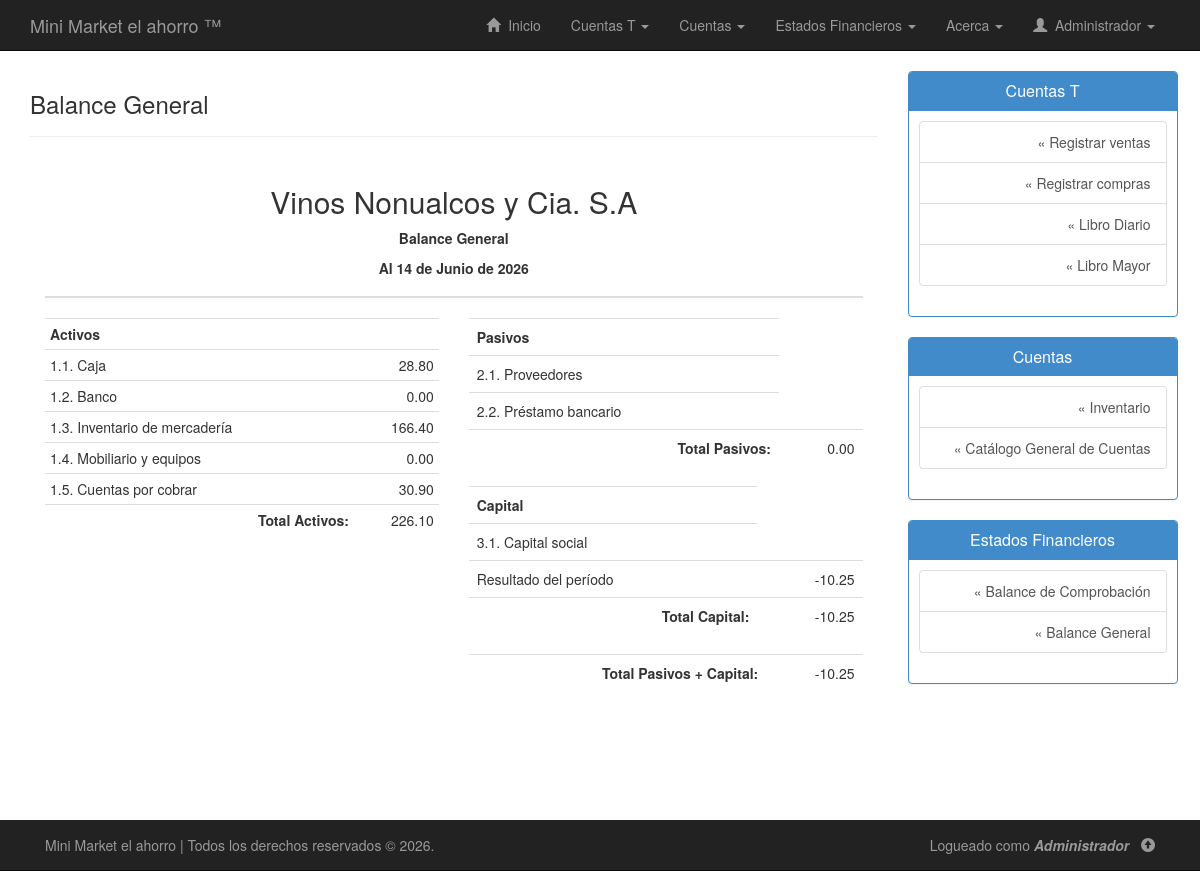
The app's page /php/balance-general.php (signed in), older data.
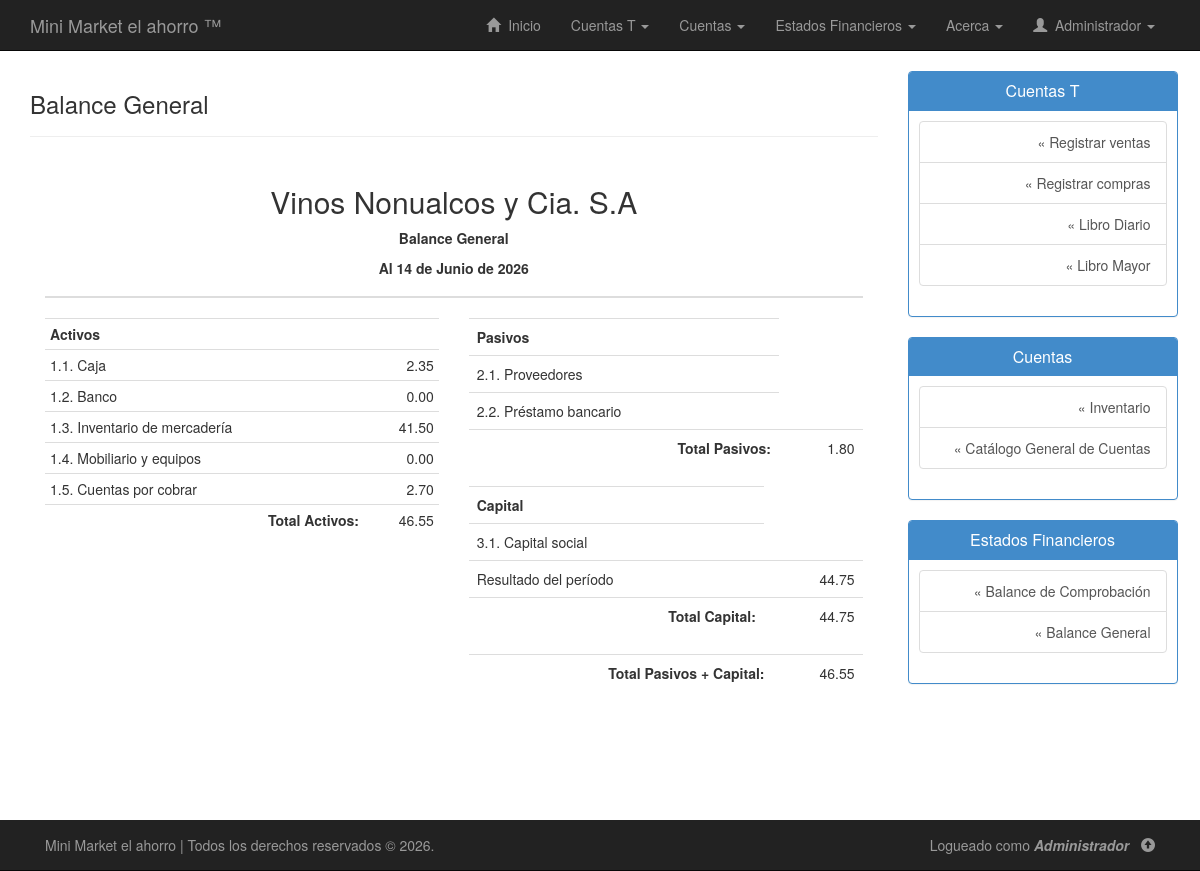
The same page, newer data.
### tables this page shows
CREATE TABLE `cuentas` (
  `codigo_cuenta` varchar(20) NOT NULL,
  `subgrupo` varchar(20) DEFAULT NULL,
  `nombre_cuenta` varchar(50) NOT NULL,
  `tiene_subcuenta` enum('Si','No') NOT NULL,
  `descripcion_cuenta` varchar(255) DEFAULT NULL,
  `saldo_debe` double NOT NULL,
  `saldo_haber` double NOT NULL
);

### php/balance-general.php (the view, shortened to what the changed rows need)
<!DOCTYPE html>
<html lang="es">
<head>
	<link rel="stylesheet" type="text/css" href="../css/bootstrap.min.css"/>
	<link rel="stylesheet" type="text/css" href="../css/estilos.css"/>
</head>
<body>
	<div class="container" id="contenido">
		<div class="row row-offcanvas row-offcanvas-right">
			<div class="col-xs-12 col-sm-9">
				<div class="container">
					<div class="row">
						<div class="col-lg-12">
							<table class="table ">
								<thead>
									<tr>
										<th colspan="4">
											<h2 class="text-center">Vinos Nonualcos y Cia. S.A</h2>
											<p align="center">
												<strong>Balance General</strong>
											</p>
											<p align="center">
											</p>
										</th>
									</tr>
								</thead>
							</table>
						</div>
						<div class="container">
							<div class="row">
								<div class="col-lg-6">
									<div>
										<div class="row">
											<div class="col-lg-12">
												<table class="table table-condensed table-hover ">
													<tr>
														<th colspan="2">Activos</th>
													</tr>
													<?php
													include_once("conexion.php");
													$sql = "SELECT * FROM cuentas WHERE codigo_cuenta LIKE '1%'";
													$ejecutar = $conexion->query($sql);
													while($acts = $ejecutar->fetch_assoc()){
														echo "<tr colspan='2'>";
														echo "<td >".$acts["codigo_cuenta"].". ".utf8_encode($acts["nombre_cuenta"])."</td>";
														echo "<td class='text-right'>".number_format($acts["saldo_debe"]-$acts["saldo_haber"],2)."</td>";
														echo "</tr>";
													}
													$consulta = "SELECT SUM((saldo_debe-saldo_haber)) total FROM cuentas WHERE codigo_cuenta LIKE '1%'";
													$ejecutar_consulta = $conexion->query($consulta);
													if($ejecutar_consulta->num_rows > 0){
														while ($regs = $ejecutar_consulta->fetch_assoc()) {
															echo "<tr>";
															echo "<td class='text-right'><strong>Total Activos:</strong></td>";
															echo "<td align='right'>".number_format($regs["total"],2)."</td>";
															echo "</tr>";
														}
													}
													?>
												</table>
											</div>
										</div>
									</div>
								</div>
								<div class="col-lg-6">
									<div>
										<div class="row">
											<div class="col-lg-12">
												<table class="table ">
													<tr>
														<th>Pasivos</th>
													</tr>
													<?php
													$consulta = "SELECT SUM((saldo_haber-saldo_debe)) total FROM cuentas WHERE codigo_cuenta LIKE '2%'";
													$ejecutar_consulta = $conexion->query($consulta);
													if($ejecutar_consulta->num_rows > 0){
														while ($regs = $ejecutar_consulta->fetch_assoc()) {
															$total_pasivos = $regs["total"];
															echo "<tr>";
															echo "<td class='text-right'><strong>Total Pasivos:</strong></td>";
															echo "<td align='right'>".number_format($regs["total"],2)."</td>";
															echo "</tr>";
														}
													}
													?>
												</table>
											</div>
										</div>
										<div class="row">
											<div class="col-lg-12">
												<table class="table">
													<tr>
														<th>Capital</th>
													</tr>
													<?php
													$consulta = "SELECT SUM((saldo_haber-saldo_debe)) total FROM cuentas WHERE codigo_cuenta LIKE '3%'";
													$ejecutar_consulta = $conexion->query($consulta);
													if($ejecutar_consulta->num_rows > 0){
														while ($regs = $ejecutar_consulta->fetch_assoc()) {
    $total_capital = $regs["total"];
    $ventas = 0;
    $res = $conexion->query("
        SELECT (saldo_haber - saldo_debe) AS total
        FROM cuentas
        WHERE codigo_cuenta='4.1'
    ");
    if($fila = $res->fetch_assoc()){
        $ventas = $fila["total"];
    }
    $costoVentas = 0;
    $res = $conexion->query("
        SELECT (saldo_debe - saldo_haber) AS total
        FROM cuentas
        WHERE codigo_cuenta='5.1'
    ");
    if($fila = $res->fetch_assoc()){
        $costoVentas = $fila["total"];
    }
    $gastos = 0;
    $res = $conexion->query("
        SELECT (saldo_debe - saldo_haber) AS total
        FROM cuentas
        WHERE codigo_cuenta='5.2'
    ");
    if($fila = $res->fetch_assoc()){
        $gastos = $fila["total"];
    }
    $utilidad = $ventas - $costoVentas - $gastos;
    echo "<tr>";
    echo "<td>Resultado del período</td>";
    echo "<td align='right'>".number_format($utilidad,2)."</td>";
    echo "</tr>";
    $total_capital = $total_capital + $utilidad;
    echo "<tr>";
    echo "<td class='text-right'><strong>Total Capital:</strong></td>";
    echo "<td align='right'>".number_format($total_capital,2)."</td>";
    echo "</tr>";
}
													}
													?>
												</table>
											</div>
										</div>
										<div class="row">
											<div class="col-lg-12">
												<table class="table">
													<?php
															echo "<tr>";
															echo "<td class='text-right'><strong>Total Pasivos + Capital:</strong></td>";
															echo "<td align='right'>".number_format($total_pasivos+$total_capital,2)."</td>";
															echo "</tr>";
													?>
												</table>
											</div>
										</div>
									</div>
								</div>
							</div>
						</div>
					</div>
				</div>
			</div>
		</div>
	</div>
</body>
</html>

Row changes from the older to the newer data that the page shows:
changed cuentas "Caja": $acts["saldo_debe"]-$acts["saldo_haber"] "28.80" → "2.35"
changed cuentas "Inventario de mercadería": $acts["saldo_debe"]-$acts["saldo_haber"] "166.40" → "41.50"
changed cuentas "Cuentas por cobrar": $acts["saldo_debe"]-$acts["saldo_haber"] "30.90" → "2.70"
Text that changed along with them:
$total_pasivos+$total_capital: "-10.25" → "46.55"
new list line: "Total Activos: 46.55"
new list line: "Total Pasivos: 1.80"
new list line: "Resultado del período 44.75 Total Capital: 44.75"
list line gone: "Total Activos: 226.10"
list line gone: "Total Pasivos: 0.00"
list line gone: "Resultado del período -10.25 Total Capital: -10.25"
